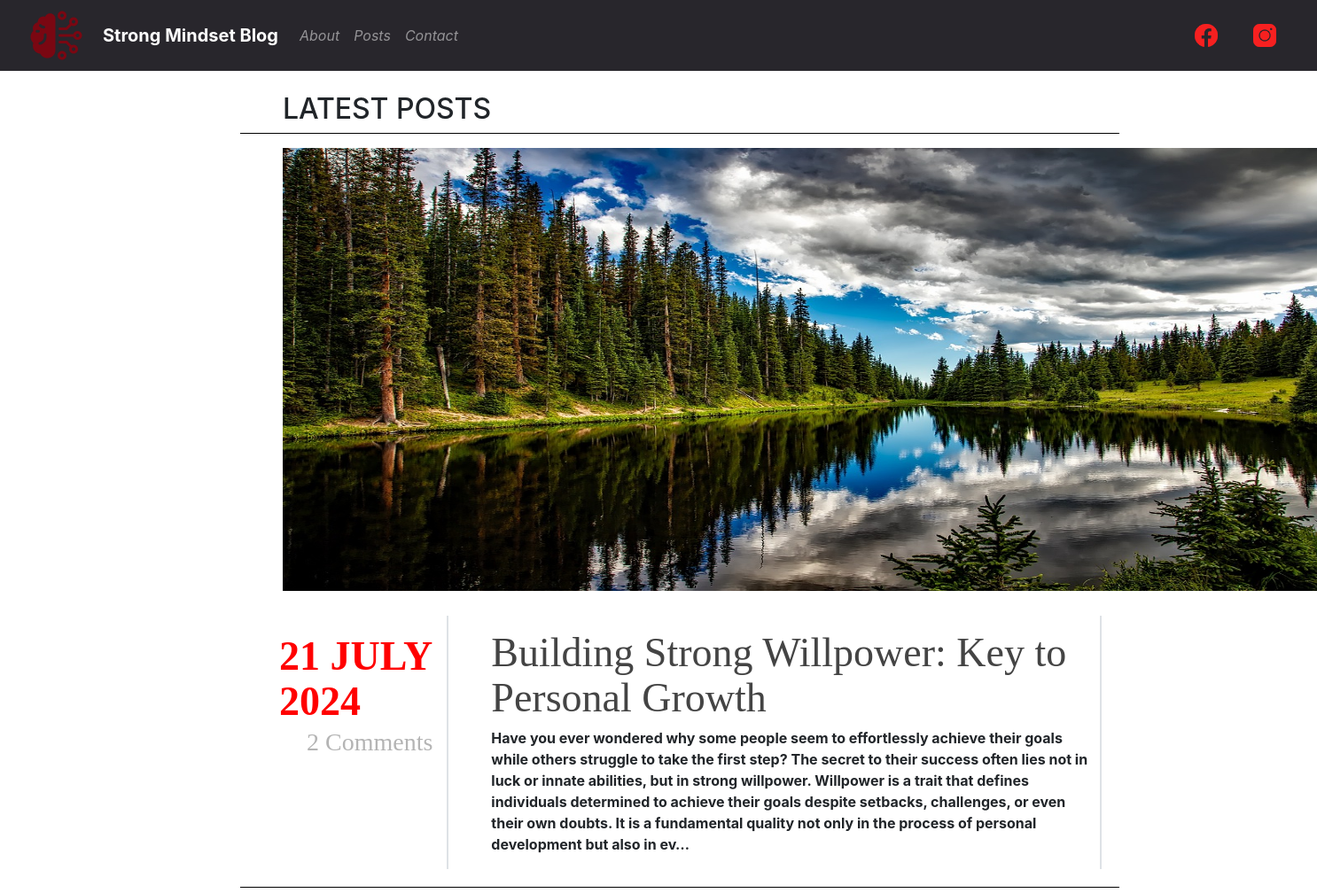
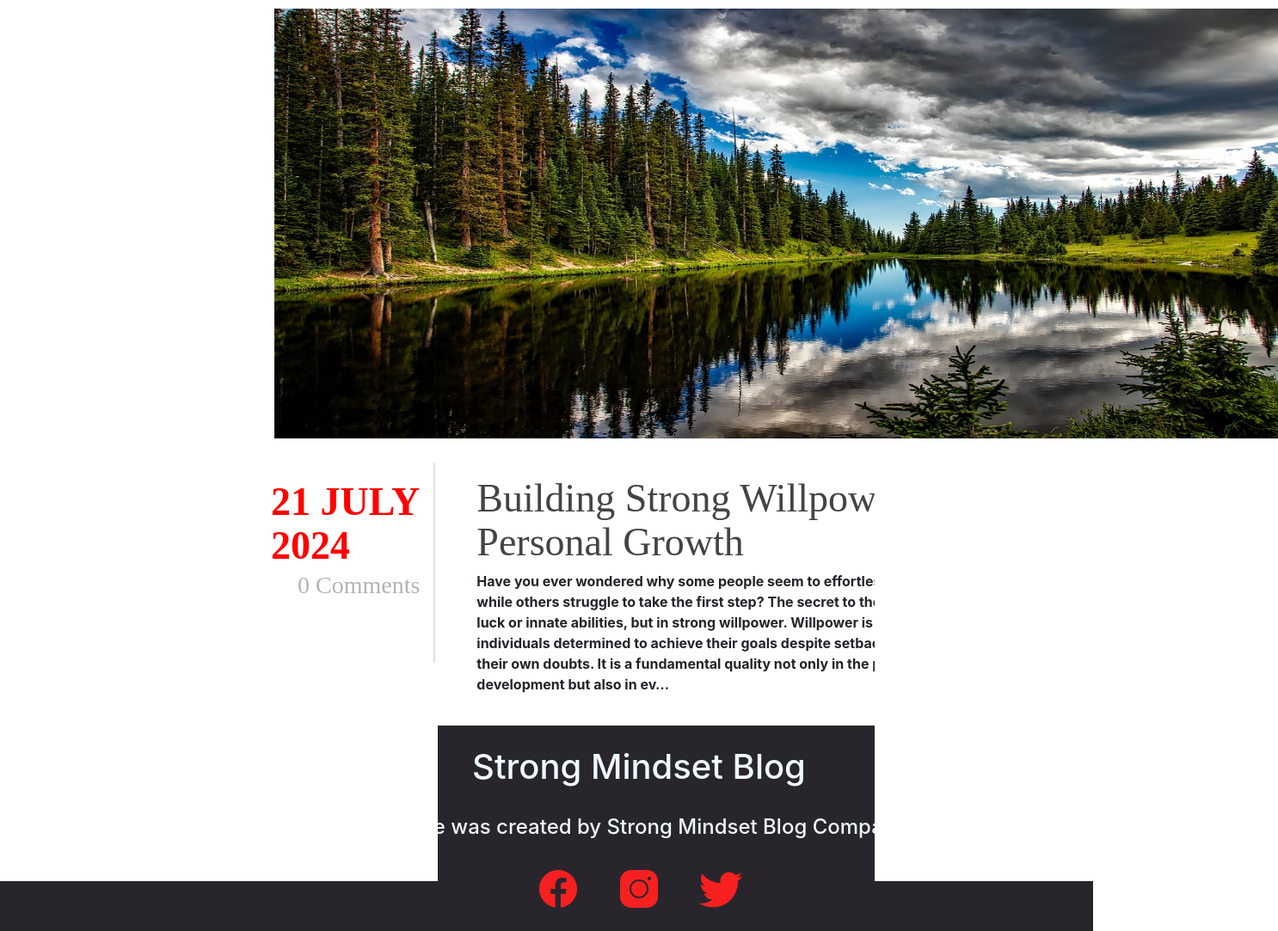
The page / on the database its author committed (2 pictures, top to bottom).
### posts/models.py (models this page shows, shortened)
class Post(models.Model):
    title = models.CharField(max_length=200)
    description = RichTextField()
    photo = models.ImageField(upload_to='photos/')
    author = models.ForeignKey(User, on_delete=models.CASCADE)
    date = models.DateTimeField()

### blog/views.py (the view)
# urls.py: path('', views.home_view, name='home_page',),
def home_view(request):
    posts = Post.objects.all()
    content = {'mydata': posts}
    template = loader.get_template('index.html')
    return HttpResponse(template.render(content, request))

### templates/index.html (shortened to what this page needs)
{% extends 'base.html' %}
{% load static %}
{% block content %}
<div class="content ml-5 pl-5 mx-auto" style="width: 70%;">
    <h2 class="text-start ml-5 mt-4">LATEST POSTS</h2>
    {% for post in mydata%}
    <span class="d-block mx-auto mb-2" style="border-bottom: 1px solid black; width: 100%;"></span>
    <div class="card">
        <a href= "{% url 'post_handle' post.id %}">
            <img src="{% static post.photo %}" style="height: 500px; width: 1200px;" class="text-center mt-2 ml-5 mb-2">
        </a>
        <div class="card-body">
            <div class="d-flex flex-row justify-content-center">
                <div class="flex-sm-fill ml-4">
                    <span style="color: red; white-space: nowrap;" class="big_red_date">{{post.date|date:'d F'}} <br/> {{post.date|date:'Y'}}</span>
                    <span class="comments_caption" style="font-size:28px; margin-left: 5px;">{{post.comments.count}} Comments</span>
                </div>
                <span class=" border border-right ml-3"></span>
                <div class="flex-xxl-fill ml-5">
                    <h3 class="post_title mt-3 "><a href="" class="a_post_title ">{{post.title}}</a></h3>
                    <p><strong> {{post.description|truncatechars:450}}</strong> </p>
                </div>
                <span class=" border border-bottom ml-1"></span>
            </div>
        </div>
    </div>
    {% endfor %}
</div>
{% endblock %}

### static/style.css (style rules this page uses)
.big_red_date { margin-top: 20px; display: block; text-transform: uppercase; font-family: 'Brush Script MT', cursive; color: #ed1c24; font-size: 46px; line-height: 51px; font-weight: bold; }
.comments_caption { float: right; font-weight: 400; font-family: Antonio-Light !important; color: #b4b4b4 !important; }
.post_title { font-family: Antonio-Regular; color: #444; font-size: 46px; line-height: 51px; margin-top: 0; }
.a_post_title { color: #444; }
.card { border: none; }

### rows shown on the page
Post: photo (picture), date "21 JULY", date "2024", comments.count "2", title "Building Strong Willpower: Key to Personal Growth", description "Have you ever wondered why some people seem to effortlessly achieve their goals while others struggle to take the first step? The secret to their success often lies not in luck or innate abilities, but in strong willpower. Willpower is a trait that defines individuals determined to achieve their goals despite setbacks, challenges, or even their own doubts. It is a fundamental quality not only in the process of personal development but also in ev…"
Post: photo (picture), date "21 JULY", date "2024", comments.count "0", title "Building Strong Willpow2er: Key to Personal Growth", description "Have you ever wondered why some people seem to effortlessly achieve their goals while others struggle to take the first step? The secret to their success often lies not in luck or innate abilities, but in strong willpower. Willpower is a trait that defines individuals determined to achieve their goals despite setbacks, challenges, or even their own doubts. It is a fundamental quality not only in the process of personal development but also in ev…"
